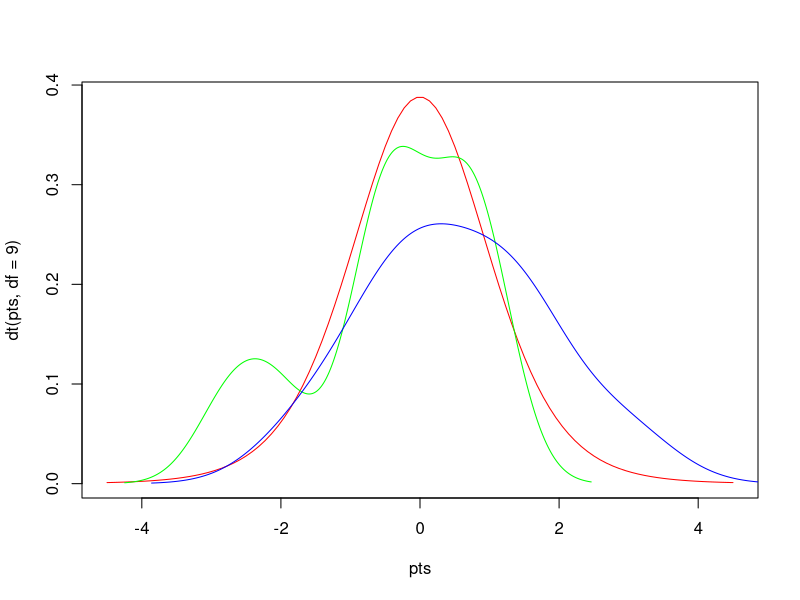

Here is the R script that generated this plot:
# Author: Lewis, Date Sep 15 2021, Purpose: Calculate T-Test value on sample datasets.

# Generate sample random numbers and store them in variables x and y
x = rnorm(10)
y = rnorm(10)

# Plotting x and y variables
pts = seq(-4.5,4.5,length=100)
plot(pts,dt(pts,df=9),col='red',type='l')
lines(density(x), col='green')
lines(density(y), col='blue')

# Apply t test function as follows:

ttest = t.test(x,y)